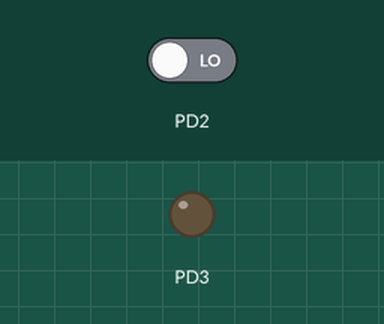
A program run on a simulated ATmega328P, built with avr-gcc and emulated at 8 MHz (the files do not name the chip). On the bench: output pins drawn as LEDs (lit = HIGH). The inputs (shaded band) are chosen by the test bench; at power-on: PD2 LOW.

Above: at 1.2 s.
1.3 s: PD2 driven HIGH
At 1.8 s:
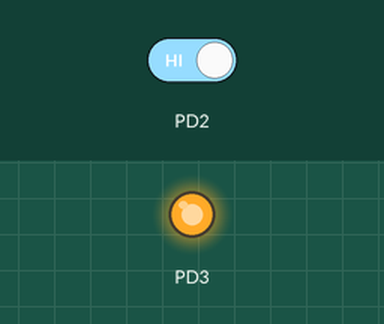
2.8 s: PD2 driven LOW
At 4.1 s:
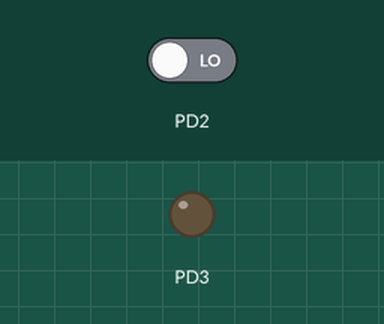
Timing chart, 0 to 5.8 s (numbered marks = the images above; inputs shaded):
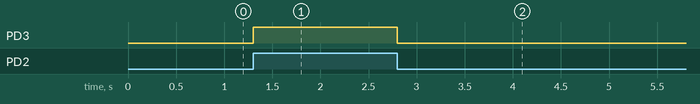

The program:

main.c
```c
#define F_CPU 8000000
#include <avr/io.h>


int main(void)
{
   DDRD|=(1<<3);
    while (1)
    {
		if (PIND&(1<<2))
		{PORTD|=(1<<3);
		}
		else
		{PORTD&=~(1<<3);
		}
    }
}
```

Measured:
- after the input at 1.3 s, PD3: LOW → HIGH at once
- after the input at 2.8 s, PD3: HIGH → LOW at once
